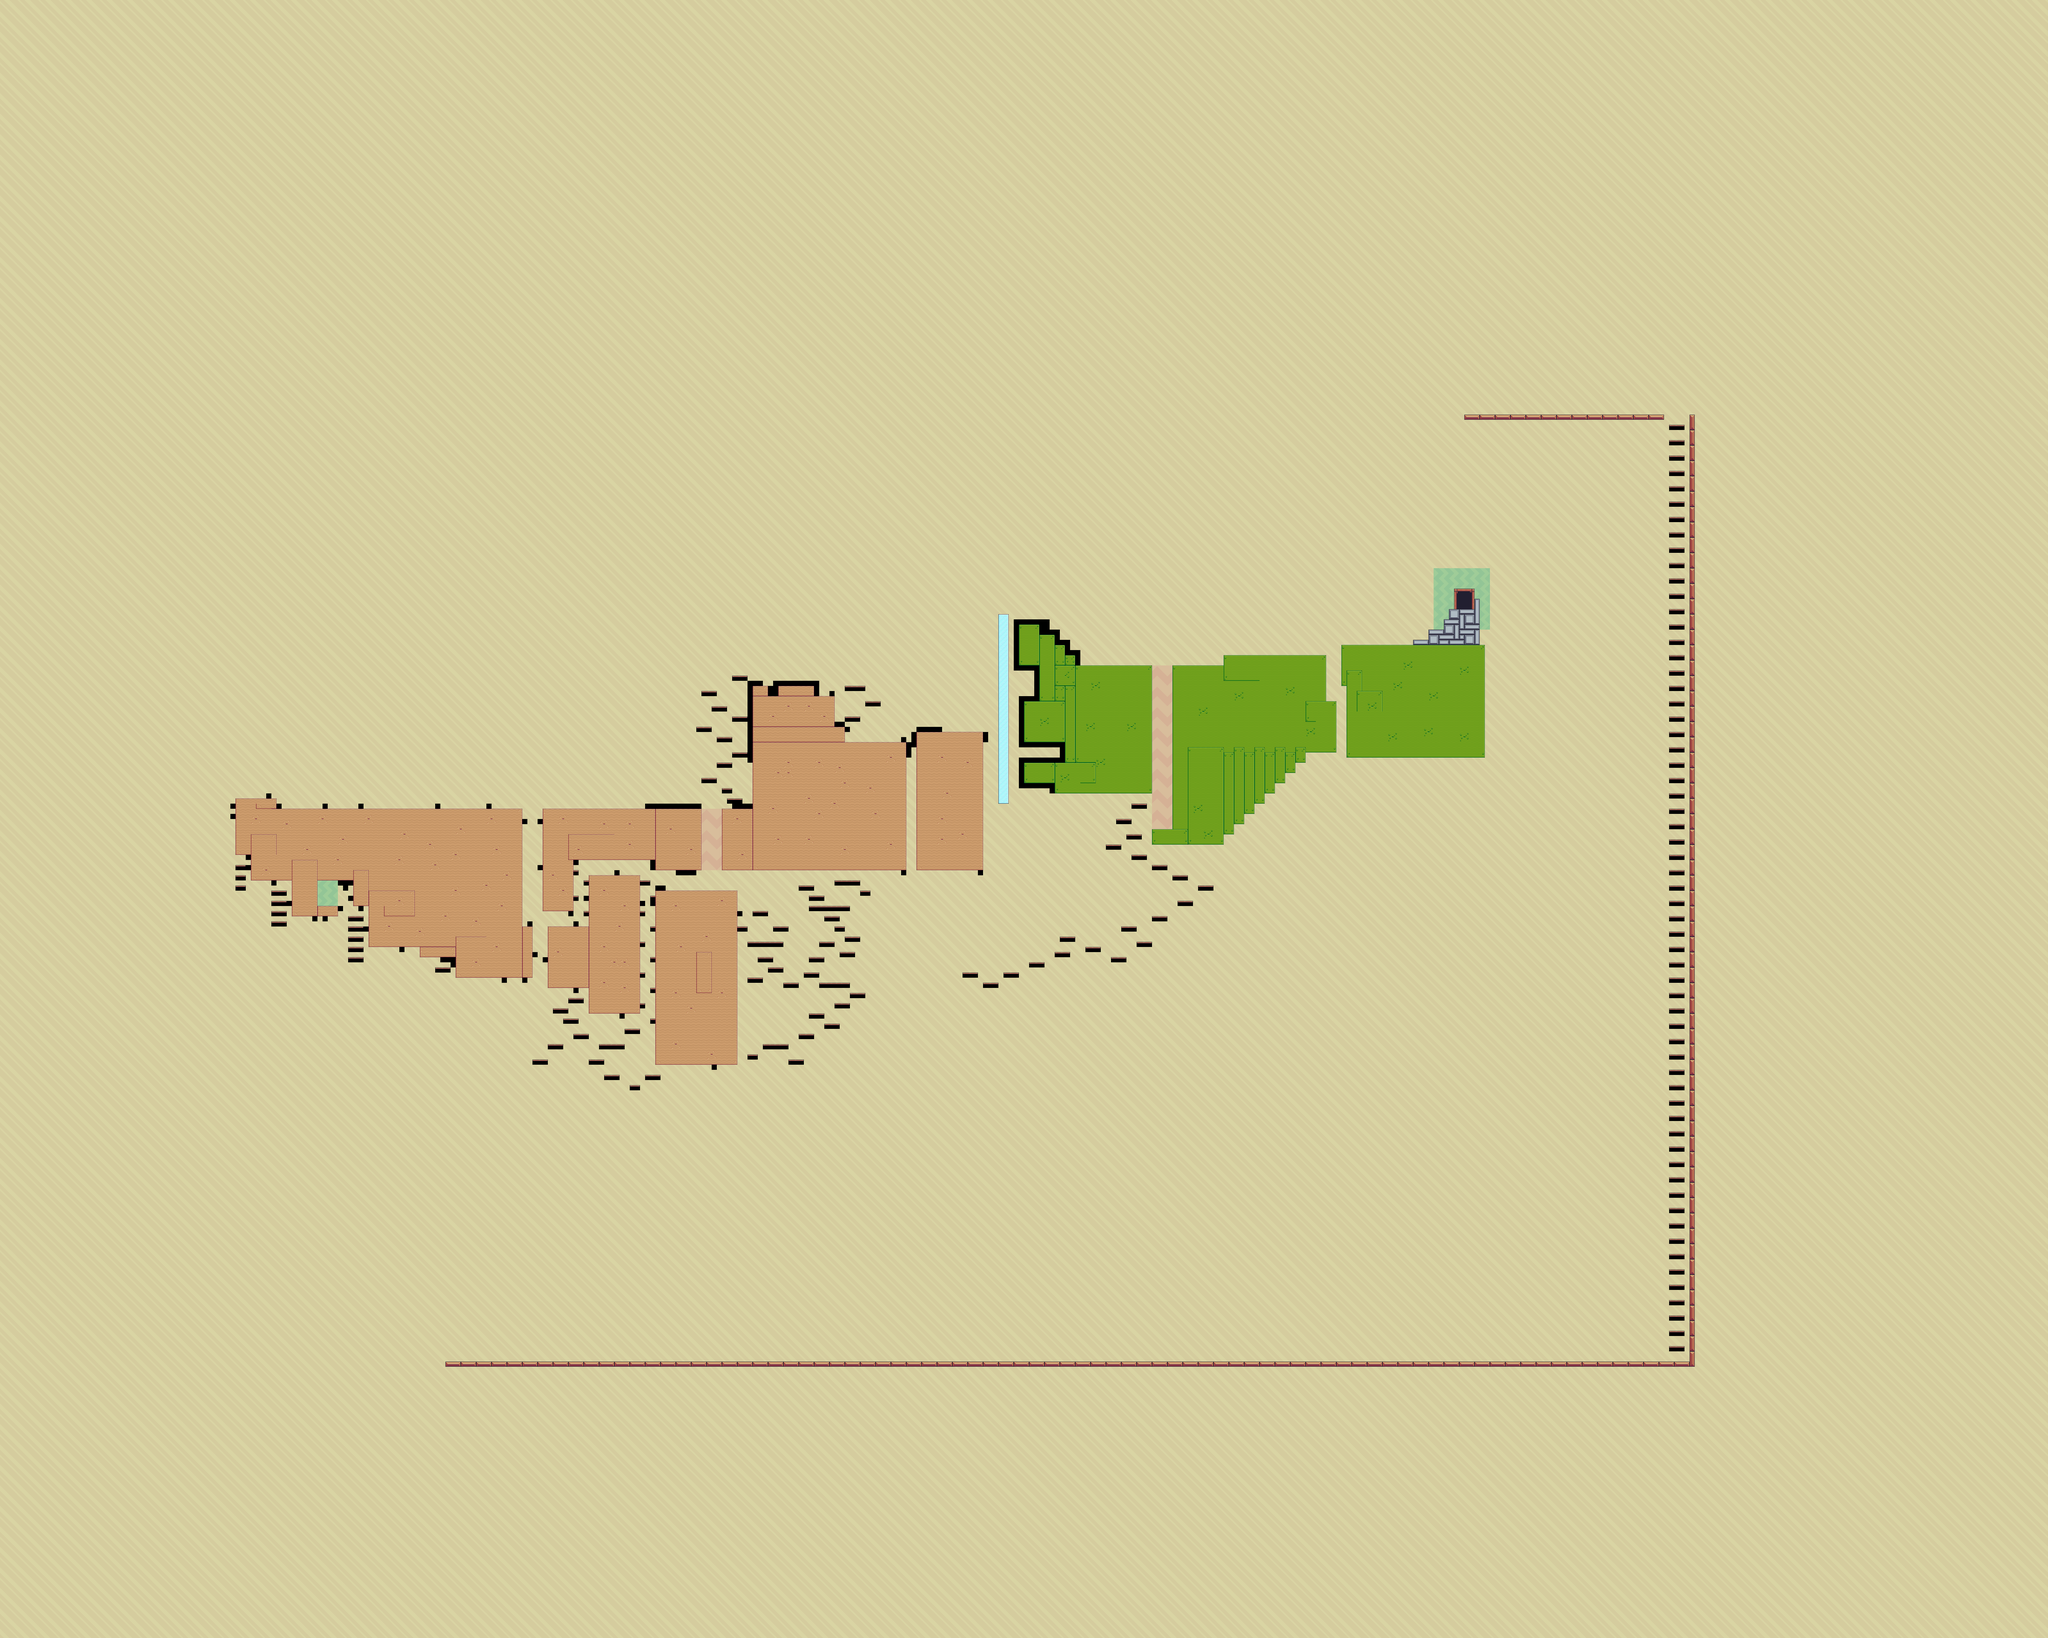

Tiled map render using the project's own tile images. Description and the map definition, with tile-layer contents summarised, below:
An orthogonal 400x320 tile map with 16x16 px tiles, 1 tile layer (Fondo), 5 tilesets.

<map version="1.0" tiledversion="1.1.5" orientation="orthogonal" renderorder="right-down" width="400" height="320" tilewidth="16" tileheight="16" infinite="0" nextobjectid="93">
 <tileset firstgid="1" name="Tiles_Sand_Mud_Ice_16" tilewidth="16" tileheight="16" tilecount="55" columns="11">
  <image source="Tiles_Sand_Mud_Ice_16.png" width="176" height="80" />
  <terraintypes>
   <terrain name="Void" tile="-1" />
   <terrain name="Sand" tile="-1" />
   <terrain name="Mud" tile="-1" />
   <terrain name="Ice" tile="-1" />
  </terraintypes>
  <tile id="0" terrain="0,0,0,1" />
  <tile id="1" terrain="0,0,1,1" />
  <tile id="2" terrain="0,0,1,0" />
  <tile id="4" terrain="0,0,0,2" />
  <tile id="5" terrain="0,0,2,2" />
  <tile id="6" terrain="0,0,2,0" />
  <tile id="8" terrain="0,0,0,3" />
  <tile id="9" terrain="0,0,3,3" />
  <tile id="10" terrain="0,0,3,0" />
  <tile id="11" terrain="0,1,0,1" />
  <tile id="12" terrain="1,1,1,1" />
  <tile id="13" terrain="1,0,1,0" />
  <tile id="15" terrain="0,2,0,2" />
  <tile id="16" terrain="2,2,2,2" />
  <tile id="17" terrain="2,0,2,0" />
  <tile id="19" terrain="0,3,0,3" />
  <tile id="20" terrain="3,3,3,3" />
  <tile id="21" terrain="3,0,3,0" />
  <tile id="22" terrain="0,1,0,0" />
  <tile id="23" terrain="1,1,0,0" />
  <tile id="24" terrain="1,0,0,0" />
  <tile id="26" terrain="0,2,0,0" />
  <tile id="27" terrain="2,2,0,0" />
  <tile id="28" terrain="2,0,0,0" />
  <tile id="30" terrain="0,3,0,0" />
  <tile id="31" terrain="3,3,0,0" />
  <tile id="32" terrain="3,0,0,0" />
  <tile id="50" terrain="0,0,0,0" />
 </tileset>
 <tileset firstgid="56" name="Terrain_16" tilewidth="16" tileheight="16" tilecount="242" columns="22">
  <image source="Terrain_16.png" width="352" height="176" />
 </tileset>
 <tileset firstgid="298" name="Background_Brown" tilewidth="16" tileheight="16" tilecount="16" columns="4">
  <image source="Background_Brown.png" width="64" height="64" />
 </tileset>
 <tileset firstgid="314" name="Background_Green" tilewidth="16" tileheight="16" tilecount="16" columns="4">
  <image source="Background_Green.png" width="64" height="64" />
 </tileset>
 <tileset firstgid="330" name="Background_Yellow" tilewidth="16" tileheight="16" tilecount="16" columns="4">
  <image source="Background_Yellow.png" width="64" height="64" />
 </tileset>
 <layer name="Fondo" width="400" height="320">
  <data>[128000 cells, 128000 non-empty, 95 distinct tile ids]</data>
 </layer>
</map>
